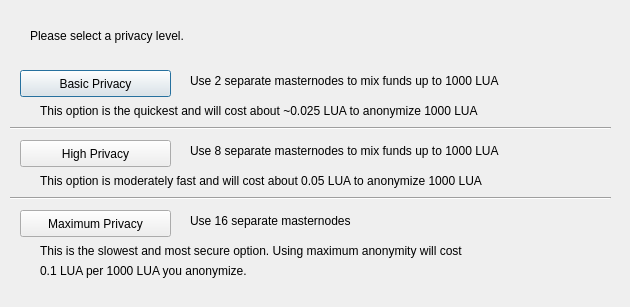
<?xml version="1.0" encoding="UTF-8"?>
<ui version="4.0">
 <class>DarksendConfig</class>
 <widget class="QDialog" name="DarksendConfig">
  <property name="geometry">
   <rect>
    <x>0</x>
    <y>0</y>
    <width>630</width>
    <height>307</height>
   </rect>
  </property>
  <property name="windowTitle">
   <string>Configure PrivateSend</string>
  </property>
  <widget class="QPushButton" name="buttonBasic">
   <property name="geometry">
    <rect>
     <x>20</x>
     <y>70</y>
     <width>151</width>
     <height>27</height>
    </rect>
   </property>
   <property name="text">
    <string>Basic Privacy</string>
   </property>
  </widget>
  <widget class="QPushButton" name="buttonHigh">
   <property name="geometry">
    <rect>
     <x>20</x>
     <y>140</y>
     <width>151</width>
     <height>27</height>
    </rect>
   </property>
   <property name="text">
    <string>High Privacy</string>
   </property>
  </widget>
  <widget class="QPushButton" name="buttonMax">
   <property name="geometry">
    <rect>
     <x>20</x>
     <y>210</y>
     <width>151</width>
     <height>27</height>
    </rect>
   </property>
   <property name="text">
    <string>Maximum Privacy</string>
   </property>
  </widget>
  <widget class="QLabel" name="label">
   <property name="geometry">
    <rect>
     <x>30</x>
     <y>20</y>
     <width>571</width>
     <height>31</height>
    </rect>
   </property>
   <property name="text">
    <string>Please select a privacy level.</string>
   </property>
  </widget>
  <widget class="QLabel" name="label_2">
   <property name="geometry">
    <rect>
     <x>190</x>
     <y>70</y>
     <width>421</width>
     <height>21</height>
    </rect>
   </property>
   <property name="text">
    <string>Use 2 separate masternodes to mix funds up to 1000 LUA</string>
   </property>
  </widget>
  <widget class="QLabel" name="label_3">
   <property name="geometry">
    <rect>
     <x>190</x>
     <y>140</y>
     <width>411</width>
     <height>21</height>
    </rect>
   </property>
   <property name="text">
    <string>Use 8 separate masternodes to mix funds up to 1000 LUA</string>
   </property>
  </widget>
  <widget class="QLabel" name="label_4">
   <property name="geometry">
    <rect>
     <x>190</x>
     <y>210</y>
     <width>421</width>
     <height>21</height>
    </rect>
   </property>
   <property name="text">
    <string>Use 16 separate masternodes</string>
   </property>
  </widget>
  <widget class="QLabel" name="label_6">
   <property name="geometry">
    <rect>
     <x>40</x>
     <y>100</y>
     <width>561</width>
     <height>21</height>
    </rect>
   </property>
   <property name="text">
    <string>This option is the quickest and will cost about ~0.025 LUA to anonymize 1000 LUA</string>
   </property>
  </widget>
  <widget class="QLabel" name="label_7">
   <property name="geometry">
    <rect>
     <x>40</x>
     <y>170</y>
     <width>561</width>
     <height>21</height>
    </rect>
   </property>
   <property name="text">
    <string>This option is moderately fast and will cost about 0.05 LUA to anonymize 1000 LUA</string>
   </property>
  </widget>
  <widget class="QLabel" name="label_8">
   <property name="geometry">
    <rect>
     <x>40</x>
     <y>240</y>
     <width>561</width>
     <height>21</height>
    </rect>
   </property>
   <property name="text">
    <string>This is the slowest and most secure option. Using maximum anonymity will cost</string>
   </property>
  </widget>
  <widget class="QLabel" name="label_9">
   <property name="geometry">
    <rect>
     <x>40</x>
     <y>260</y>
     <width>561</width>
     <height>21</height>
    </rect>
   </property>
   <property name="text">
    <string>0.1 LUA per 1000 LUA you anonymize.</string>
   </property>
  </widget>
  <widget class="Line" name="line">
   <property name="geometry">
    <rect>
     <x>10</x>
     <y>120</y>
     <width>601</width>
     <height>16</height>
    </rect>
   </property>
   <property name="orientation">
    <enum>Qt::Horizontal</enum>
   </property>
  </widget>
  <widget class="Line" name="line_2">
   <property name="geometry">
    <rect>
     <x>10</x>
     <y>190</y>
     <width>601</width>
     <height>16</height>
    </rect>
   </property>
   <property name="orientation">
    <enum>Qt::Horizontal</enum>
   </property>
  </widget>
 </widget>
 <resources/>
 <connections/>
</ui>
